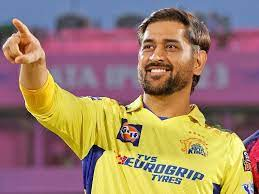
#> input picture thala.jpeg, 259 x 194 px
$ jupyter execute gray.ipynb
#> lines starting #> are read from the running program, lines starting #| are printed output that depends on the picture
[cell 1]
import cv2
import matplotlib.pyplot as plt

[cell 2]
gray_image =cv2.imread('thala.jpeg',0)
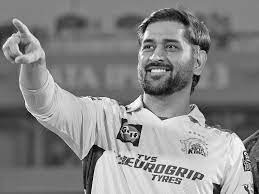
#> gray_image: shape (194, 259); min 0, max 255, mean 134.1
cv2.imshow('gray_image',gray_image)
cv2.waitKey(0)
cv2.destroyAllWindows()

[cell 3]
hist = cv2.calcHist([gray_image],[0],None,[256],[0,255])
#> hist = 256 values, max 1877 at index 131, min 0 at index 255, mean 196.2

[cell 4]
plt.figure()
plt.title("Histogram")
plt.xlabel('grayscale value')
plt.ylabel('pixel count')
plt.stem(hist)
plt.show()
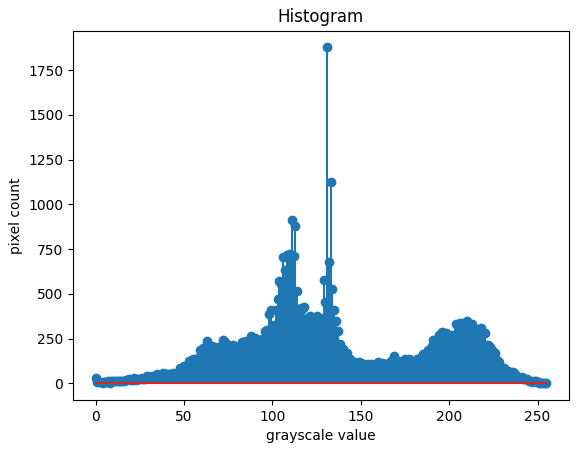
#> figure drawn by matplotlib, 1 panel; curve peaks at x = 131, y = 1877

[cell 5]
equ_g = cv2.equalizeHist (gray_image)
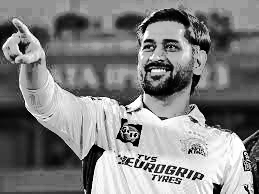
#> equ_g: shape (194, 259); min 0, max 255, mean 128.5

[cell 6]
cv2.imshow('EQUALIZED IMAGE',equ_g)
cv2.waitKey(0)
cv2.destroyAllWindows()

[cell 7]
equal_hist = cv2.calcHist([equ_g],[0],None,[256],[0,255])
#> equal_hist = 256 values, max 1877 at index 147, min 0 at index 38, mean 195.9

[cell 8]
plt.figure()
plt.title("Histogram")
plt.xlabel('grayscale value')
plt.ylabel('pixel count')
plt.stem(equal_hist)
plt.show()
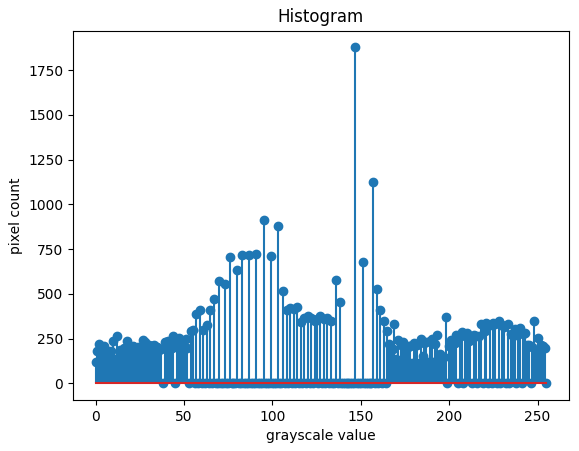
#> figure drawn by matplotlib, 1 panel; curve peaks at x = 147, y = 1877

$ run again, with d.png saved as thala.jpeg
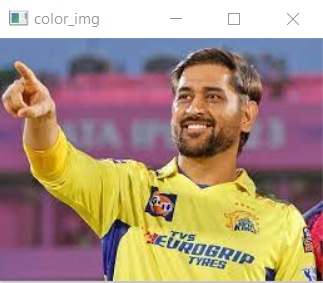
#> input picture d.png, 323 x 283 px
#> hist = 256 values, max 2681 at index 131, min 0 at index 1, mean 315.5
#> `equ_g = cv2.equalizeHist (gray_image)`:
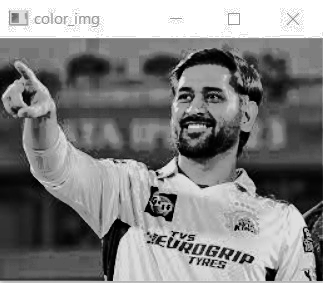
#> equ_g: shape (283, 323); min 0, max 255, mean 130.1
#> equal_hist = 256 values, max 2681 at index 126, min 0 at index 47, mean 315.5
#> `plt.show()`:
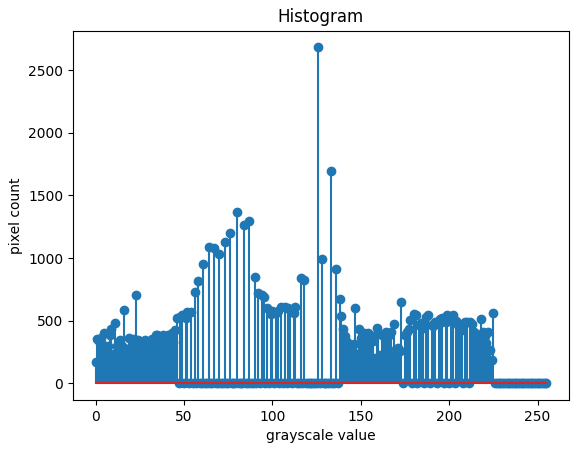
#> figure drawn by matplotlib, 1 panel; curve peaks at x = 126, y = 2681
